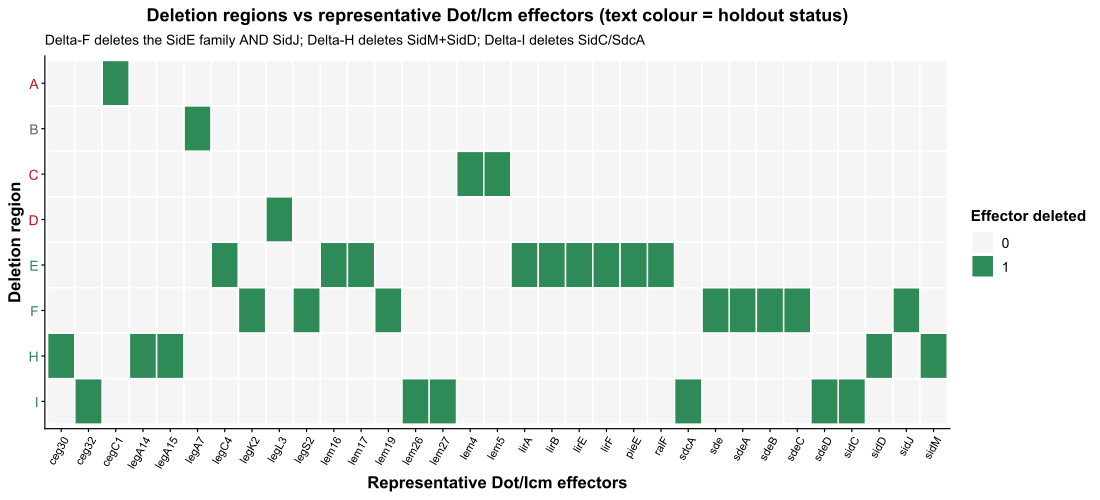

This chart was generated by the following R code:
# Supplementary Figure 2. Effector-deletion context of E-MTAB-16655 mutants
ROOT <- Sys.getenv("LEGIONELLA_ROOT")
if (!nzchar(ROOT)) ROOT <- Sys.getenv("LEGIONELLA_ROOT")
if (!nzchar(ROOT)) stop("Set LEGIONELLA_ROOT before running this script.")
if (!dir.exists(ROOT)) stop("LEGIONELLA_ROOT does not exist: ", ROOT)
setwd(file.path(ROOT, "15_manuscript/r_figures"))
source(file.path(ROOT, "15_manuscript/r_figures/_theme.R"))
SRC <- file.path(ROOT, "13_postfreeze_interpretation")
suppressMessages({library(dplyr); library(tidyr); library(readr)})

D <- read_tsv(file.path(SRC, "c1_region_redundancy_x_holdout.tsv"))
# region -> effectors (split ;)
rows <- list()
eff_cols <- c()
for (i in 1:nrow(D)) {
  effs <- strsplit(D$effectors_deleted[i], ";")[[1]]
  effs <- effs[nzchar(effs)]
  rows[[i]] <- setNames(rep(0, 0), character(0))
  for (e in effs) {
    e <- trimws(e)
    if (!e %in% eff_cols) eff_cols <- c(eff_cols, e)
  }
}
# order columns by module clusters: RAB/isolated | ARF1/RNA | SidE/SidJ | Rab1-AMP | Rab10/SidC
order_eff <- c("cegC1", "legA7", "lem4", "lem5", "legL3",
               "ralF", "legC4", "lirA", "lirB", "lirE", "lirF", "pieE", "lem16", "lem17",
               "sdeA", "sdeB", "sdeC", "sde", "sidJ", "legK2", "legS2", "lem19",
               "sidM", "sidD", "ceg30", "legA14", "legA15",
               "sidC", "sdcA", "sdeD", "ceg32", "lem26", "lem27")
eff_cols <- order_eff[order_eff %in% eff_cols]

M <- matrix(0, nrow = nrow(D), ncol = length(eff_cols), dimnames = list(D$mutant, eff_cols))
for (i in 1:nrow(D)) {
  for (e in strsplit(D$effectors_deleted[i], ";")[[1]]) {
    e <- trimws(e)
    if (e %in% eff_cols) M[i, e] <- 1
  }
}
M <- M[c("A", "B", "C", "D", "E", "F", "H", "I"), , drop = FALSE]
status <- c(A = "PASS", B = "PASS", C = "PASS", D = "PASS", E = "FAIL", F = "FAIL",
            H = "in FGHI", I = "FAIL")

M_long <- as.data.frame(M) %>% mutate(region = rownames(M)) %>%
  pivot_longer(-region, names_to = "effector", values_to = "val")
M_long$status <- status[M_long$region]
M_long$region <- factor(M_long$region, levels = rev(rownames(M)))

p <- ggplot(M_long, aes(effector, region, fill = factor(val))) +
  geom_tile(colour = "white", linewidth = 0.5) +
  scale_fill_manual(values = c("0" = "#F5F5F5", "1" = "#2E8B57"), name = "Effector deleted") +
  labs(x = "Representative Dot/Icm effectors", y = "Deletion region",
       title = "Deletion regions vs representative Dot/Icm effectors (text colour = holdout status)",
       subtitle = "Delta-F deletes the SidE family AND SidJ; Delta-H deletes SidM+SidD; Delta-I deletes SidC/SdcA") +
  theme_pub() +
  theme(axis.text.x = element_text(angle = 60, hjust = 1, size = 8),
        axis.text.y = element_text(size = 10, colour = ifelse(M_long$status[!duplicated(M_long$region)] == "PASS", "#2E8B57",
                                                              ifelse(M_long$status[!duplicated(M_long$region)] == "FAIL", "#C1121F", "#666666"))))

save_pub_pdf(p, "SupplementaryFigure2_effector_context", w = 11, h = 5.0)
